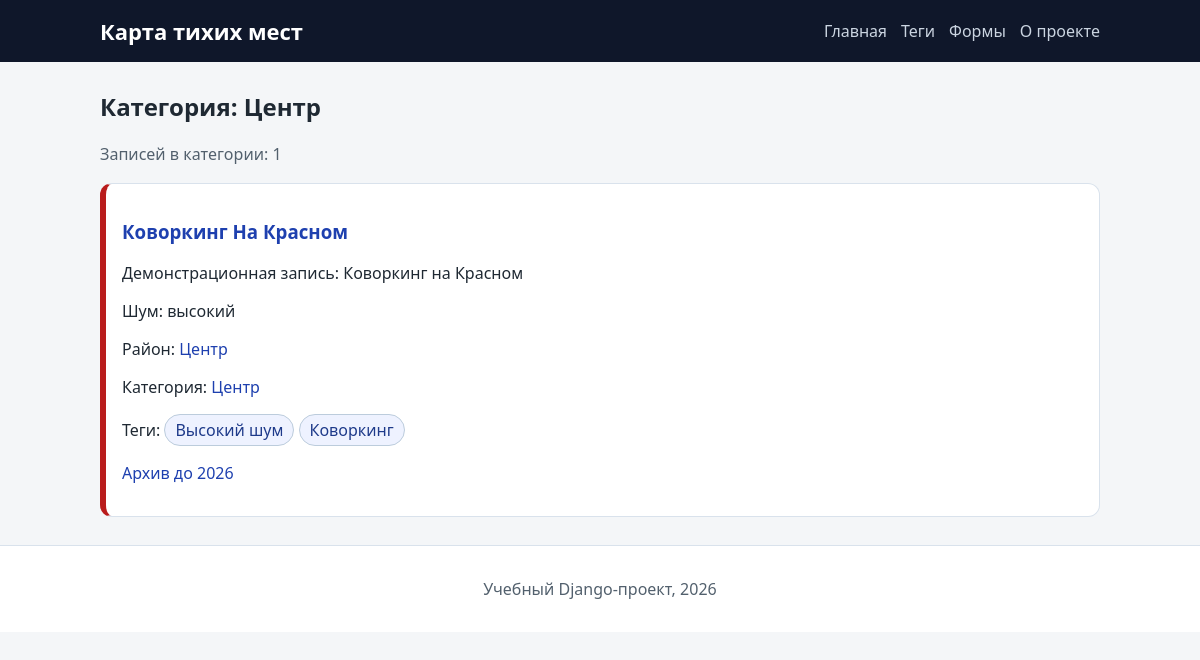
The app's page /categories/center/, older data.
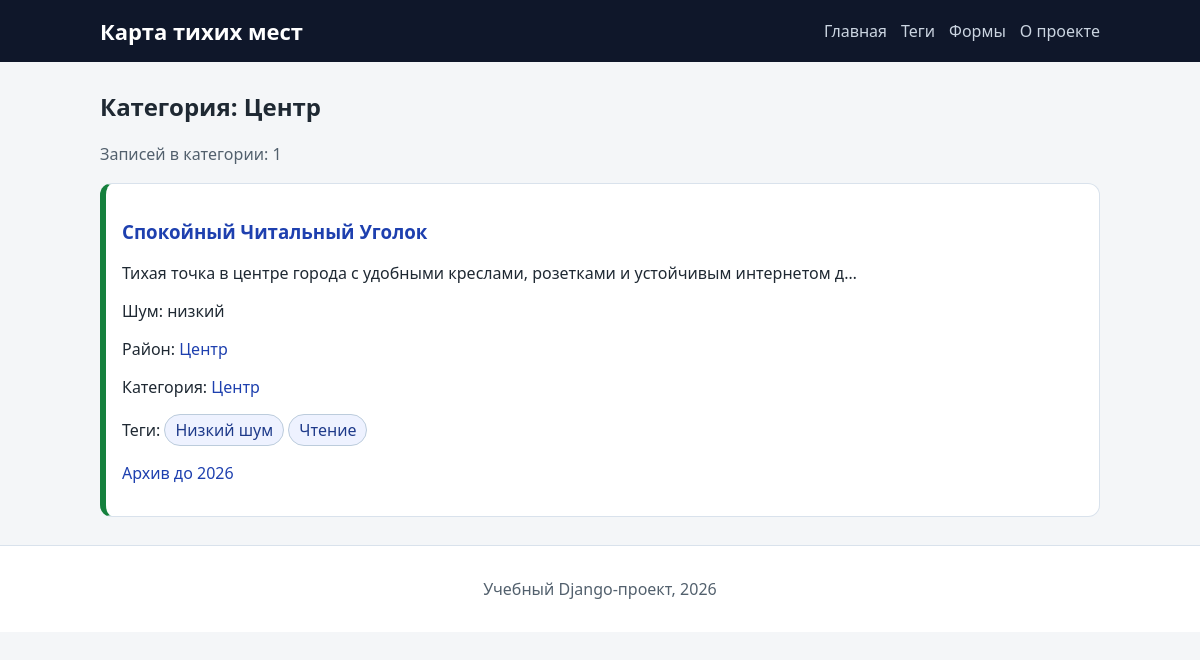
The same page, newer data.
### spots/models.py (models this page shows, shortened)
class Spot(models.Model):
    class NoiseLevel(models.IntegerChoices):
        LOW = 1, "Низкий"
        MEDIUM = 2, "Средний"
        HIGH = 3, "Высокий"
    class PublicationStatus(models.IntegerChoices):
        DRAFT = 0, "Черновик"
        PUBLISHED = 1, "Опубликовано"
    title = models.CharField(max_length=255, verbose_name="Название места")
    slug = models.SlugField(max_length=255, unique=True, db_index=True)
    content = models.TextField(blank=True, verbose_name="Описание")
    photo = models.ImageField(
        upload_to=spot_photo_upload_to,
        blank=True,
        null=True,
        verbose_name="Фотография",
    )
    area = models.CharField(max_length=120, verbose_name="Район")
    area_slug = models.SlugField(max_length=120, db_index=True)
    category = models.ForeignKey(
        Category,
        on_delete=models.PROTECT,
        related_name="spots",
        verbose_name="Категория",
    )
    noise_level = models.PositiveSmallIntegerField(
        choices=NoiseLevel.choices,
        default=NoiseLevel.MEDIUM,
        verbose_name="Уровень шума",
    )
    time_create = models.DateTimeField(auto_now_add=True, verbose_name="Создано")
    time_update = models.DateTimeField(auto_now=True, verbose_name="Обновлено")
    status = models.PositiveSmallIntegerField(
        choices=PublicationStatus.choices,
        default=PublicationStatus.PUBLISHED,
        db_index=True,
        verbose_name="Статус публикации",
    )
    tags = models.ManyToManyField(
        Tag,
        blank=True,
        related_name="spots",
        verbose_name="Теги",
    )
    objects = models.Manager()
    published = PublishedSpotManager()
    class Meta:
        verbose_name = "Тихое место"
        verbose_name_plural = "Тихие места"
        ordering = ["-time_create"]
        indexes = [
            models.Index(fields=["-time_create"]),
            models.Index(fields=["status"]),
            models.Index(fields=["area_slug"]),
        ]
    def get_absolute_url(self):
        return reverse("spot_detail", kwargs={"spot_slug": self.slug})

class Category(models.Model):
    name = models.CharField(max_length=100, db_index=True, verbose_name="Категория")
    slug = models.SlugField(max_length=120, unique=True, db_index=True)
    class Meta:
        verbose_name = "Категория"
        verbose_name_plural = "Категории"
        ordering = ["name"]
    def get_absolute_url(self):
        return reverse("category", kwargs={"category_slug": self.slug})

class Tag(models.Model):
    name = models.CharField(max_length=80, db_index=True, verbose_name="Тег")
    slug = models.SlugField(max_length=120, unique=True, db_index=True)
    class Meta:
        verbose_name = "Тег"
        verbose_name_plural = "Теги"
        ordering = ["name"]
    def get_absolute_url(self):
        return reverse("tag", kwargs={"tag_slug": self.slug})

### spots/views.py (the view)
# urls.py: path("categories/<slug:category_slug>/", views.category, name="category"),
def category(request, category_slug: str):
    try:
        category_obj = Category.objects.get(slug=category_slug)
    except Category.DoesNotExist as exc:
        raise Http404("Категория не найдена") from exc
    spots = (
        Spot.published.filter(category=category_obj)
        .select_related("category")
        .prefetch_related("tags", "detail")
    )
    data = build_base_context(f"Категория: {category_obj.name}")
    data["category_obj"] = category_obj
    data["spots"] = spots
    return render(request, "spots/category.html", data)

### spots/converters.py (called while the page is built)
    def to_url(self, value):
        return "%04d" % value

### spots/data.py (called while the page is built)
def build_base_context(title: str) -> dict:
    return {
        "title": title,
        "menu": MENU,
        "current_year": get_current_year(),
    }

def get_current_year() -> int:
    return datetime.now().year

### spots/models.py (called while the page is built)
    def get_queryset(self):
        return super().get_queryset().filter(
            status=Spot.PublicationStatus.PUBLISHED
        )

### spots/templatetags/spots_tags.py (called while the page is built)
@register.simple_tag
def noise_badge(level: str) -> str:
    labels = {
        Spot.NoiseLevel.LOW: "низкий",
        Spot.NoiseLevel.MEDIUM: "средний",
        Spot.NoiseLevel.HIGH: "высокий",
        "low": "низкий",
        "medium": "средний",
        "high": "высокий",
    }
    return labels.get(level, "неизвестный")

@register.filter
def noise_class(level: str) -> str:
    classes = {
        Spot.NoiseLevel.LOW: "noise-low",
        Spot.NoiseLevel.MEDIUM: "noise-medium",
        Spot.NoiseLevel.HIGH: "noise-high",
        "low": "noise-low",
        "medium": "noise-medium",
        "high": "noise-high",
    }
    return classes.get(level, "noise-unknown")

### spots/templates/spots/category.html
{% extends "spots/base.html" %}
{% load spots_tags %}
{% block content %}
    <h2>{{ title }}</h2>
    <p class="muted">Записей в категории: {{ spots|length }}</p>
    <ul class="cards">
        {% for spot in spots %}
            {% include "spots/includes/spot_card.html" with spot=spot %}
        {% empty %}
            <li class="card">В этой категории пока нет опубликованных мест.</li>
        {% endfor %}
    </ul>
{% endblock %}

### spots/templates/spots/includes/spot_card.html (shortened to what this page needs)
{% load spots_tags %}
<li class="card {{ spot.noise_level|noise_class }}">
    <h3><a href="{{ spot.get_absolute_url }}">{{ spot.title|title }}</a></h3>
    <p>{{ spot.content|truncatechars:85 }}</p>
    <p>Шум: {% noise_badge spot.noise_level %}</p>
    <p>Район: <a href="{% url 'area' spot.area_slug %}">{{ spot.area }}</a></p>
    <p>Категория: <a href="{{ spot.category.get_absolute_url }}">{{ spot.category.name }}</a></p>
    {% with spot_tags=spot.tags.all %}
        {% if spot_tags %}
            <p class="tag-list">
                Теги:
                {% for tag in spot_tags %}
                    <a class="tag-chip" href="{{ tag.get_absolute_url }}">{{ tag.name }}</a>
                {% endfor %}
            </p>
        {% endif %}
    {% endwith %}
    <p><a href="{% url 'archive' spot.time_create.year %}">Архив до {{ spot.time_create|date:"Y" }}</a></p>
</li>

Row changes from the older to the newer data that the page shows:
no longer on this page (row edited): Spot: title "Коворкинг На Красном", content "Демонстрационная запись: Коворкинг на Красном", noise_level "высокий", area "Центр", category.name "Центр", time_create "2026"
no longer on this page (row unchanged): Tag: name "Высокий шум", shown under "Коворкинг На Красном"
no longer on this page (row unchanged): Tag: name "Коворкинг", shown under "Коворкинг На Красном"
added Spot: title "Спокойный Читальный Уголок", content "Тихая точка в центре города с удобными креслами, розетками и устойчивым интернетом д…", noise_level "низкий", area "Центр", category.name "Центр", time_create "2026"
now on this page (row unchanged): Tag: name "Низкий шум", shown under "Спокойный Читальный Уголок"
now on this page (row unchanged): Tag: name "Чтение", shown under "Спокойный Читальный Уголок"
